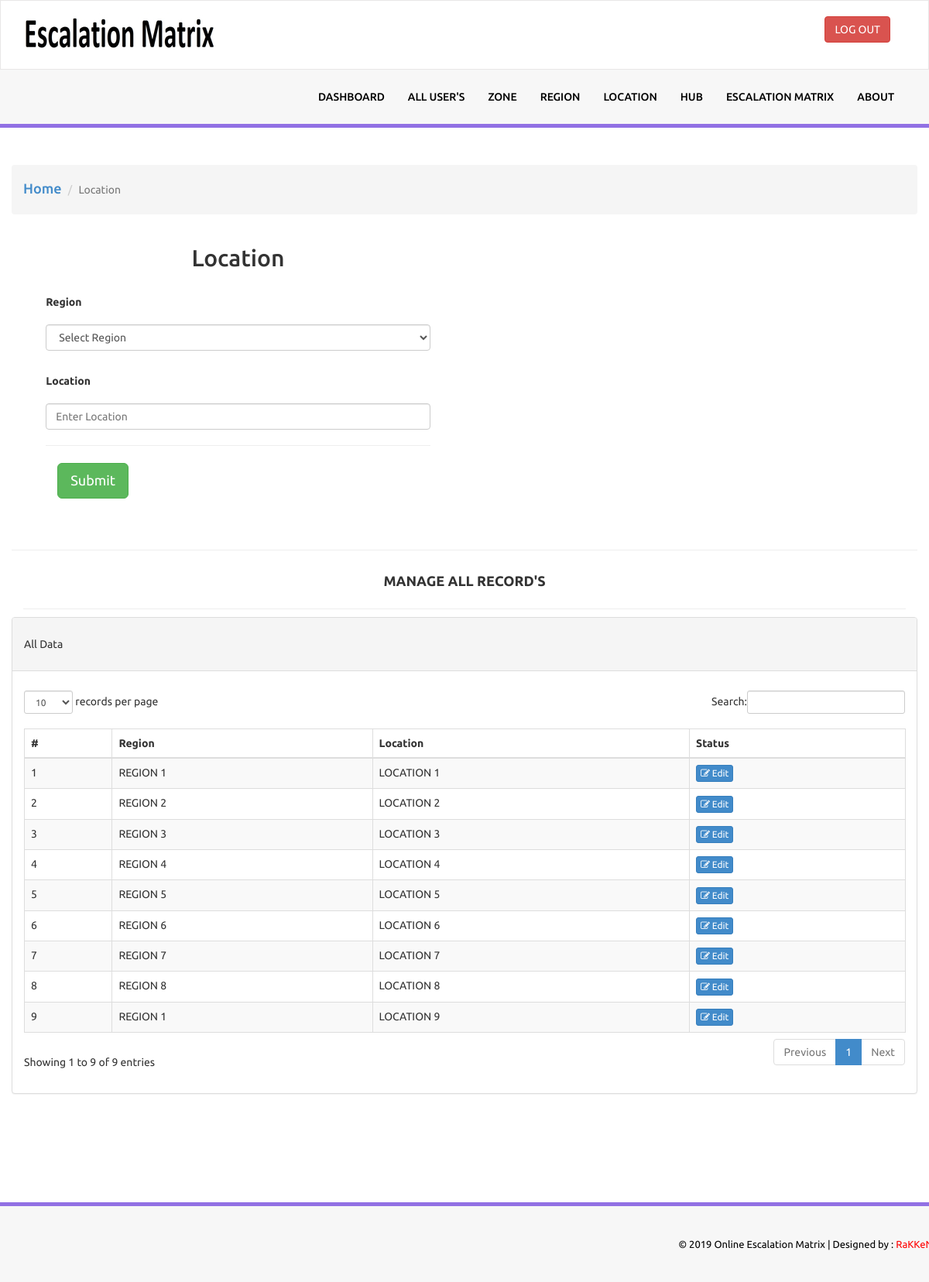
Page /admin/location.php (signed in) on the committed database.
### tables this page shows
CREATE TABLE `tbllocation` (
  `Locationid` int(11) NOT NULL,
  `Locationname` varchar(50) NOT NULL,
  `Regionid` int(11) NOT NULL,
  `Status` enum('1','0') NOT NULL
);

CREATE TABLE `tblregion` (
  `Regionid` int(11) NOT NULL,
  `Regionname` varchar(50) NOT NULL,
  `Zoneid` int(11) NOT NULL,
  `Status` int(1) NOT NULL
);

### admin/location.php (the view, shortened to what this page needs)
<?php
   include('includes/config.php');
   if(strlen($_SESSION['alogin'])==0)
       {
   header('location:index.php');
   }
   else{
   ?>
<!doctype html>
<html lang="en">
   <head>
      <link href="assets/css/bootstrap.css" rel="stylesheet" />
      <link href="assets/css/font-awesome.css" rel="stylesheet" />
      <link href="assets/js/dataTables/dataTables.bootstrap.css" rel="stylesheet" />
      <link href="assets/css/style.css" rel="stylesheet" />
   </head>
   <body>
      <?php include('includes/header.php');?>
      <div class="container">
         <div class="row">
            <br >
            <ol class="breadcrumb">
               <li class="breadcrumb-item">
                  <a href="dashboard.php">
                     <h4>Home</h4>
                  </a>
               </li>
               <li class="breadcrumb-item active">Location</li>
            </ol>
            <div class="col-md-6 mb-3">
               <div class="card">
                  <h2 class="card-header" align="center">Location</h2>
                  <div class="row">
                     <div class="col-lg-12" style="padding-bottom: 1%; padding-top:1%; padding-left: 5%; padding-right: 5%;">
                        <div class="col-md-6 col-lg-12">
                           <form  method="post">
                              <div class="form-group">
                                 <label>Region</label>
                                 <select class="form-control" name="regionname" autocomplete="off">
                                    <option value="">Select Region</option>
                                 </select>
                              </div>
                              <div class="form-group">
                                 <label>Location</label>
                                 <input type="text" class="form-control" name="location" placeholder="Enter Location" required>
                              </div>
                              <hr />
                              <div class="container">
                                 <button type="submit" name="addlocation" class="btn btn-success btn-lg">Submit</button>
                              </div>
                           </form>
                        </div>
                     </div>
                  </div>
               </div>
            </div>
         </div>
      </div>
      <div class="content-wrapper">
         <div class="container">
            <div class="row pad-botm">
               <hr />
               <div class="col-md-12">
                  <center>
                     <h4 class="header-line">Manage All Record's</h4>
                  </center>
               </div>
               <div class="row">
                  <div class="col-md-12">
                     <div class="panel panel-default">
                        <div class="panel-heading">
                           All Data
                        </div>
                        <div class="panel-body">
                           <div class="table-responsive">
                              <table class="table table-striped table-bordered table-hover" id="dataTables-example">
                                 <thead>
                                    <tr>
                                       <th>#</th>
                                       <th>Region </th>
                                       <th>Location </th>
                                       <th>Status</th>
                                    </tr>
                                 </thead>
                                 <tbody>
                                    <?php $sql = "SELECT Regionname, Locationname, Locationid FROM tbllocation INNER JOIN tblregion ON tbllocation.Regionid=tblregion.Regionid;";
                                       $query = $dbh -> prepare($sql);
                                       $query->execute();
                                       $results=$query->fetchAll(PDO::FETCH_OBJ);
                                       $cnt=1;
                                       if($query->rowCount() > 0)
                                       {
                                       foreach($results as $result)
                                       {               ?>
                                    <tr class="odd gradeX">
                                       <td class="center"><?php echo htmlentities($cnt);?></td>
                                       <td class="center"><?php echo htmlentities($result->Regionname);?></td>
                                       <td class="center"><?php echo htmlentities($result->Locationname);?></td>
                                       <td class="center">
                                          <a href="edit_location.php?locationid=<?php echo htmlentities($result->Locationid);?>"><button class="btn btn-primary btn-xs"><i class="fa fa-edit "></i> Edit</button>
                                       </td>
                                    </tr>
                                    <?php $cnt=$cnt+1;}} ?>
                                 </tbody>
                              </table>
                           </div>
                        </div>
                     </div>
                  </div>
               </div>
            </div>
         </div>
      </div>
      <?php include('includes/footer.php');?>
   </body>
</html>
<?php }?>

### admin/assets/css/style.css (style rules this page uses)
.content-wrapper { margin-top: 40px; min-height:800px; padding-bottom:90px; }
.header-line { font-weight:900; padding-bottom:25px; border-bottom:1px solid #eeeeee; text-transform:uppercase; }
.pad-botm { padding-bottom:30px; }

### admin/location.php (style rules this page uses)
body { font-family: 'Ubuntu', sans-serif; line-height:48px; }

### rows in the picture
tbllocation: Regionid.Regionname "REGION 1", Locationname "LOCATION 1"
tbllocation: Regionid.Regionname "REGION 2", Locationname "LOCATION 2"
tbllocation: Regionid.Regionname "REGION 3", Locationname "LOCATION 3"
tbllocation: Regionid.Regionname "REGION 4", Locationname "LOCATION 4"
tbllocation: Regionid.Regionname "REGION 5", Locationname "LOCATION 5"
tbllocation: Regionid.Regionname "REGION 6", Locationname "LOCATION 6"
tbllocation: Regionid.Regionname "REGION 7", Locationname "LOCATION 7"
tbllocation: Regionid.Regionname "REGION 8", Locationname "LOCATION 8"
tbllocation: Regionid.Regionname "REGION 1", Locationname "LOCATION 9"
